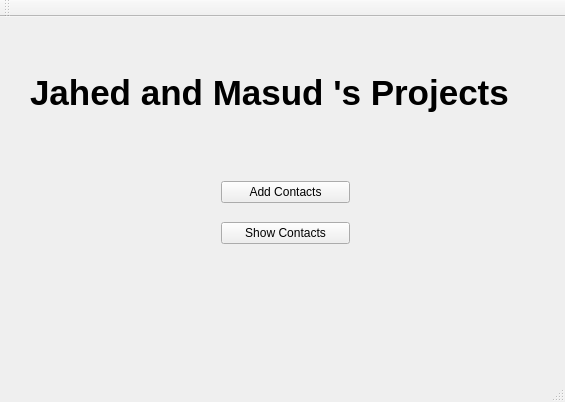
<?xml version="1.0" encoding="UTF-8"?>
<ui version="4.0">
 <class>MainWindow</class>
 <widget class="QMainWindow" name="MainWindow">
  <property name="geometry">
   <rect>
    <x>0</x>
    <y>0</y>
    <width>565</width>
    <height>402</height>
   </rect>
  </property>
  <property name="windowTitle">
   <string>MainWindow</string>
  </property>
  <widget class="QWidget" name="centralWidget">
   <widget class="QLabel" name="label">
    <property name="geometry">
     <rect>
      <x>30</x>
      <y>30</y>
      <width>531</width>
      <height>91</height>
     </rect>
    </property>
    <property name="font">
     <font>
      <pointsize>26</pointsize>
      <weight>75</weight>
      <bold>true</bold>
     </font>
    </property>
    <property name="text">
     <string>Jahed and Masud 's Projects</string>
    </property>
   </widget>
   <widget class="QWidget" name="layoutWidget">
    <property name="geometry">
     <rect>
      <x>210</x>
      <y>140</y>
      <width>151</width>
      <height>111</height>
     </rect>
    </property>
    <layout class="QVBoxLayout" name="verticalLayout">
     <item>
      <widget class="QPushButton" name="pushButton">
       <property name="text">
        <string>Add Contacts</string>
       </property>
      </widget>
     </item>
     <item>
      <widget class="QPushButton" name="pushButton_2">
       <property name="text">
        <string>Show Contacts</string>
       </property>
      </widget>
     </item>
    </layout>
   </widget>
  </widget>
  <widget class="QMenuBar" name="menuBar">
   <property name="geometry">
    <rect>
     <x>0</x>
     <y>0</y>
     <width>565</width>
     <height>21</height>
    </rect>
   </property>
  </widget>
  <widget class="QToolBar" name="mainToolBar">
   <attribute name="toolBarArea">
    <enum>TopToolBarArea</enum>
   </attribute>
   <attribute name="toolBarBreak">
    <bool>false</bool>
   </attribute>
  </widget>
  <widget class="QStatusBar" name="statusBar"/>
 </widget>
 <layoutdefault spacing="6" margin="11"/>
 <resources/>
 <connections/>
</ui>
